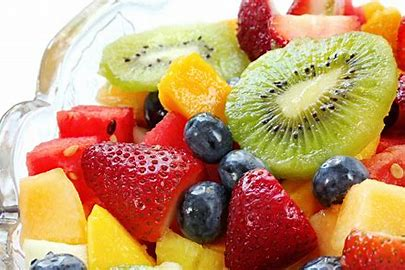
#> input picture fruit.png, 405 x 270 px
$ python posterizing.py
#> lines starting #> are read from the running program, lines starting #| are printed output that depends on the picture
from PIL import Image

def posterize(image, num_colors):
    """
    Posterize the given image to the specified number of colors.
    """
    # Convert the image to RGB mode
    image = image.convert('RGB')

    # Apply posterize effect
    image = image.quantize(colors=num_colors)

    return image

# Open an image file
input_image = Image.open('fruit.png')
#> input_image is the input picture: PIL image 405x270 RGB; mean R, G, B 193.8, 149.4, 107.5

# Specify the number of colors for posterizing
num_colors = 10

# Apply posterizing algorithm
output_image = posterize(input_image, num_colors)
#> in posterize, `image = image.quantize(colors=num_colors)`:
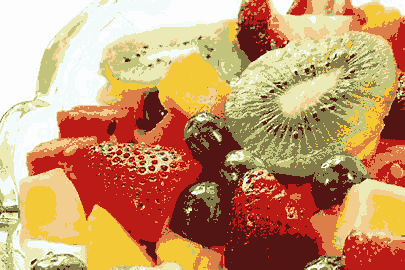
#> image: PIL image 405x270 P; mean R, G, B 198.1, 150.9, 108.4

# Save the output image
output_image.save('posterized_image.png')
width, height = output_image.size
#> width = 405; height = 270
pixels = output_image.load()

# Iterate through each pixel to get RGB values
for y in range(height):
    for x in range(width):
#> (the run stopped early here; a loop or call above may not have finished)

$ run again, with colorimage.png copied over fruit.png
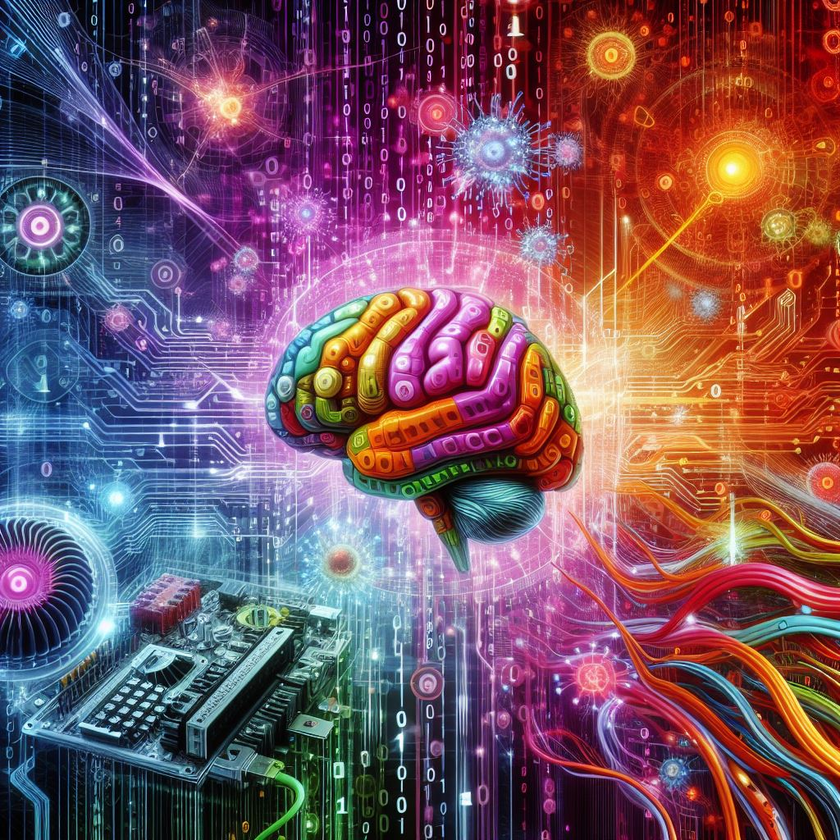
#> input picture colorimage.png, 840 x 840 px, shrunk from 1024 x 1024 before the run
#> input_image is the input picture: PIL image 840x840 RGB; mean R, G, B 121.3, 84.2, 98.2
#> in posterize, `image = image.quantize(colors=num_colors)`:
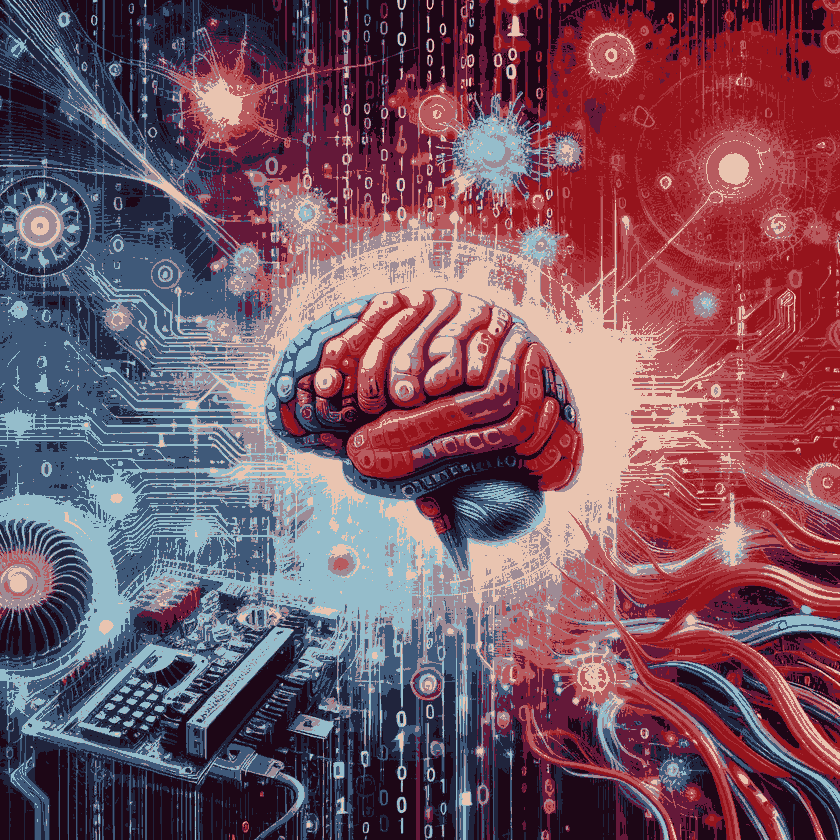
#> image: PIL image 840x840 P; mean R, G, B 119.6, 82.5, 96.3
